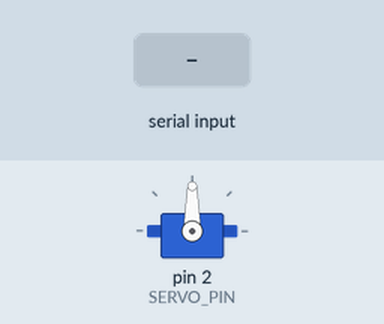
Bench run of a sketch on a simulated Arduino Uno, built with avr-gcc and run on an emulated ATmega328P. Shown: servo. Inputs (shaded band) come from the test bench.

Above: at 1.2 s.
1.3 s: "30,150\n" received over Serial
At 2.0 s:
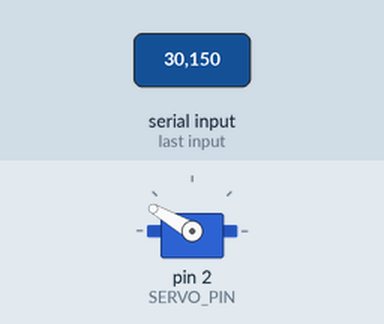
At 2.7 s:
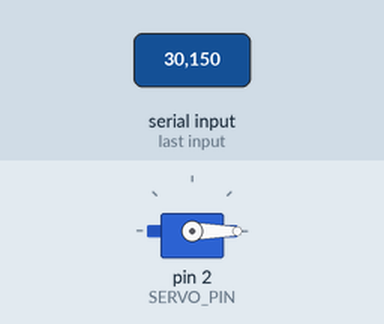
3.8 s: "90,45\n" received over Serial
At 4.6 s:
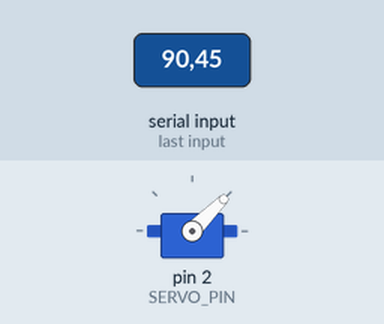
Timing chart, 0 to 6.8 s (numbered marks = the images above; inputs shaded):
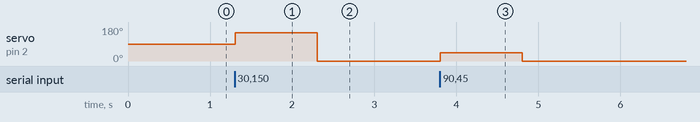

Measured:
- after the input at 1.3 s, servo on pin 2 (SERVO_PIN): 90° → 150° at once, → 0° 1.0 s later
- after the input at 3.8 s, servo on pin 2 (SERVO_PIN): 0° → 45° at once, → 0° 1.0 s later

The sketch:

sketch_sep12a.ino
```cpp
#include <Servo.h>

Servo panServo;
const int SERVO_PIN = 2;  // GPIO2, silkscreen label "D4" on most ESP8266 boards

void setup() {
  Serial.begin(9600);
  panServo.attach(SERVO_PIN);
  panServo.write(90);
}

void loop() {
  if (Serial.available() > 0) {
    int angle = Serial.parseInt();
    if (angle >= 0 && angle <= 180) {
      panServo.write(angle);
    }
  }
}
```
